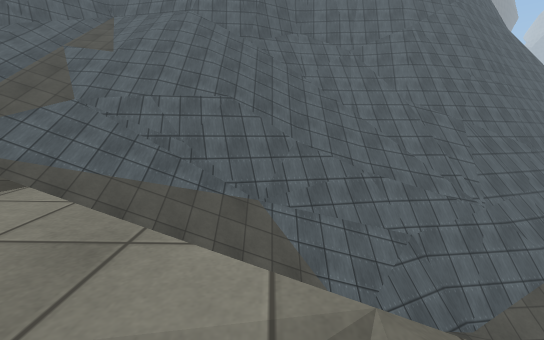
view 1 (above)

16 first-person views from a walk through a scene from a Unity 3-D project. The camera is 1.2 m above the floor, tilts 6° down and sees 85° across. The floor is counted in squares, 2 m on a side. Each view is taken from the middle of a square. On the plan, view 1 faces up. The plan holds only what a view shows up to about 9 squares ahead; the rest is blank. The place goes on beyond the plan. Some surface patterns are stand-ins.

view 2
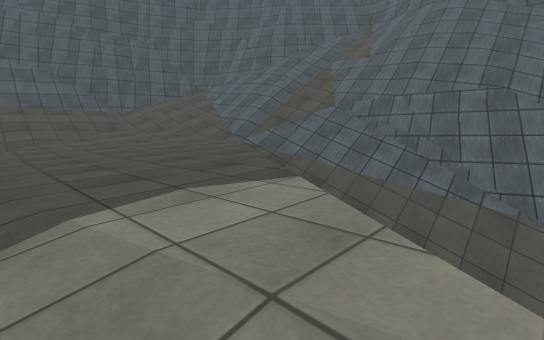

view 3
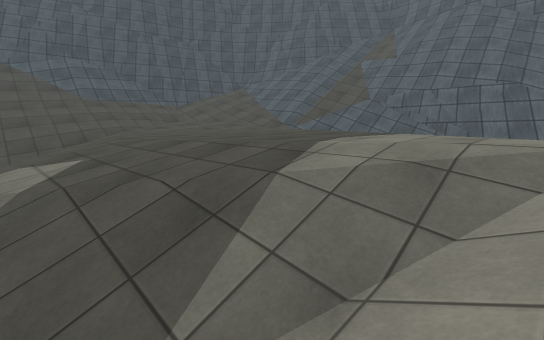

view 4
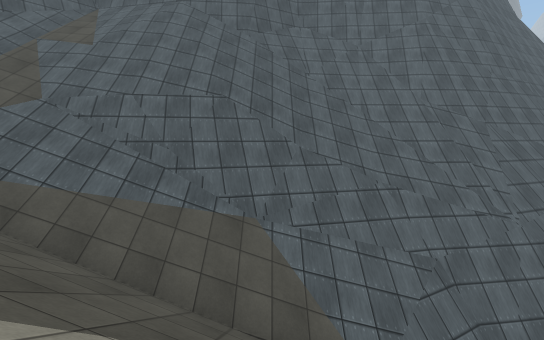

view 5
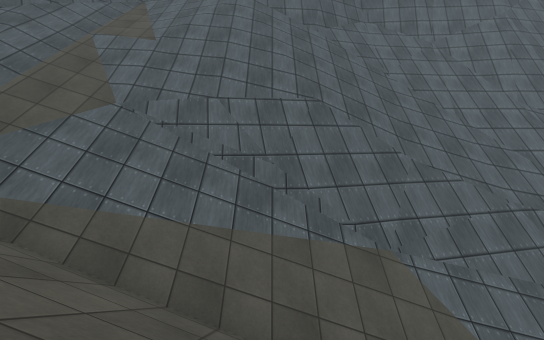

view 6
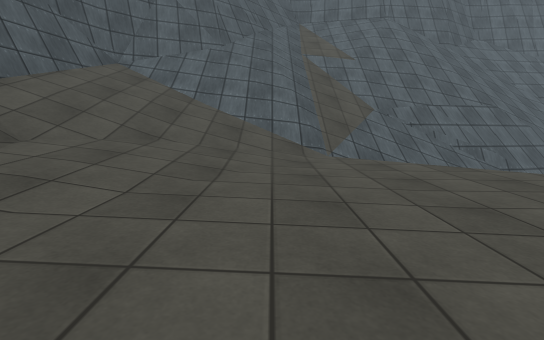

view 7
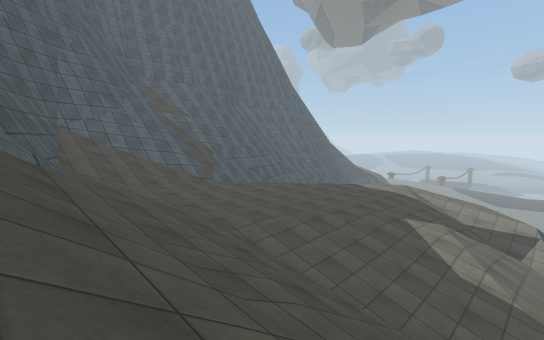

view 8
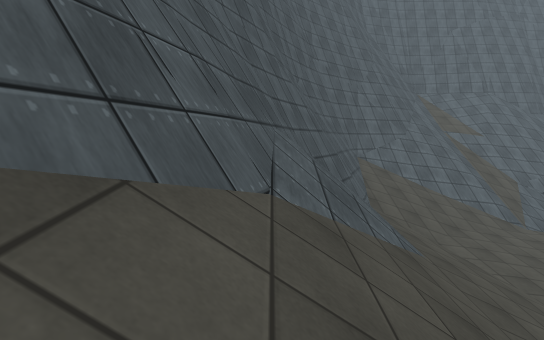

view 9
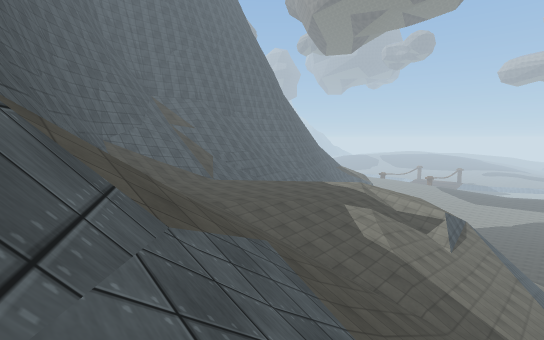

view 10
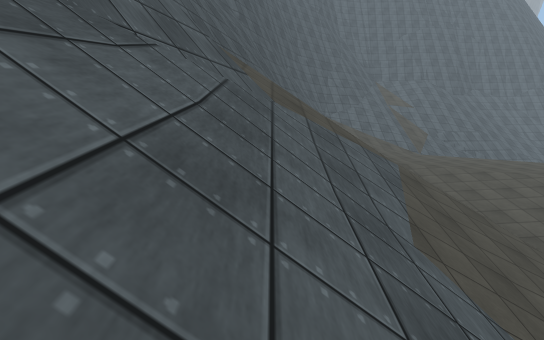

view 11
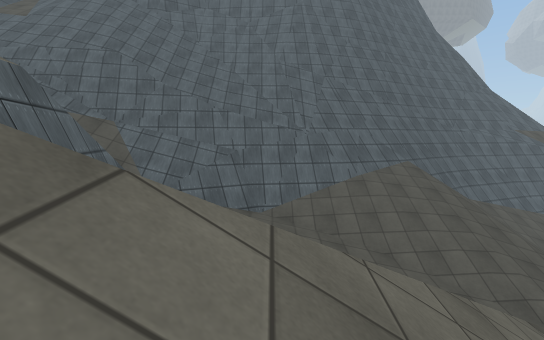

view 12
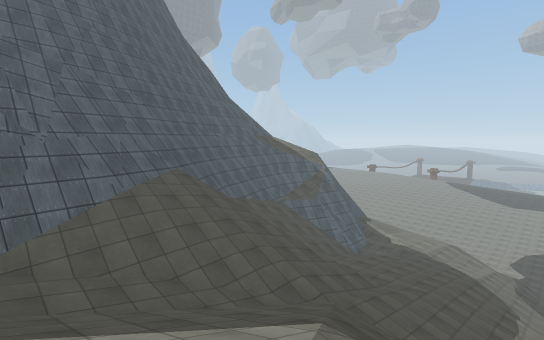

view 13
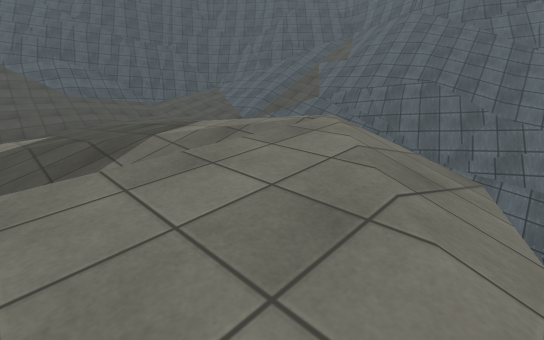

view 14
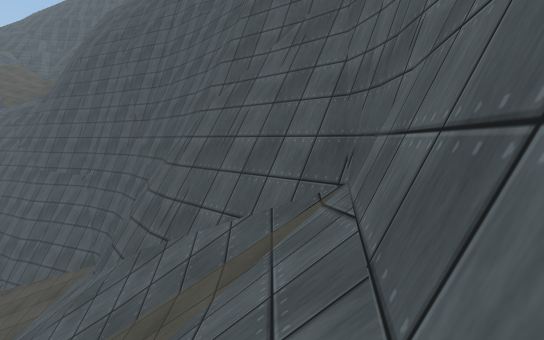

view 15
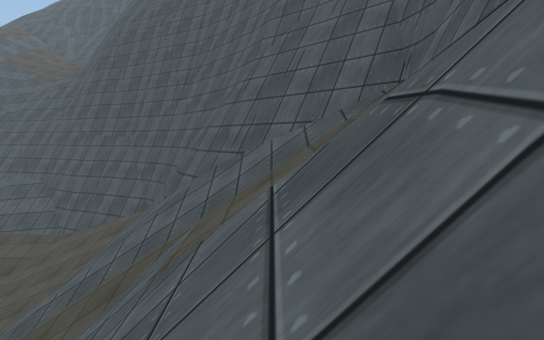

view 16
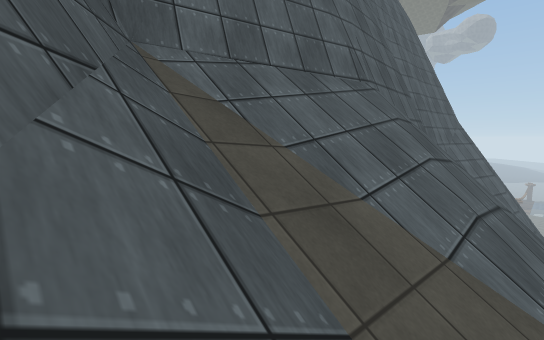

### Floor plan
Key: @ floor where view 1 was taken; # wall or solid block; . main floor; : floor 0.75 m higher than the main floor; - floor 0.75 m lower than the main floor; _ floor 10.25 m lower than the main floor; < floor 11.25 m lower than the main floor; / step, stairs or slope; = window, fence, low wall or low ledge; v drop or lower ground.
Columns run from 14 left of view 1 to 15 right of it. Each row starts with its distance up from view 1.
 12        ######
 11        #////#####
 10       ##////////#######
  9      ##/////////////vv#
  8     ###//////v//////v##
  7    ##/////=######vvv##///
  6    #/////////////####/////
  5    #////////////=#////////
  4   ##///:.//////   ////////
  3  ##//::..../// // /////////
  2  #///:......// // ///////_/<
  1  #////......--//# ///////////
  0 ##//////.----/@/# ////   /////
 -1 ##///////---////////        //
 -2 #//////////////// /
 -3 #//////////////
 -4 ///////////// v
 -5 ==/////////
 -6 #///////////
 -7 ////     ///
 -8  //
 -9  /

Positions as (right, up) in squares from view 1, and headings:
1: (0, 0), facing up
2: (0, 0), facing up-left
3: (0, -2), facing up-left
4: (0, 1), facing up
5: (-2, 2), facing up
6: (-7, 0), facing up
7: (-12, -4), facing up-right
8: (-13, -3), facing up
9: (-14, -7), facing up-right
10: (-13, -9), facing up
11: (4, -2), facing up
12: (4, -1), facing up-right
13: (2, -2), facing up-left
14: (-3, 11), facing left
15: (-2, 10), facing left
16: (-7, 9), facing up-right
